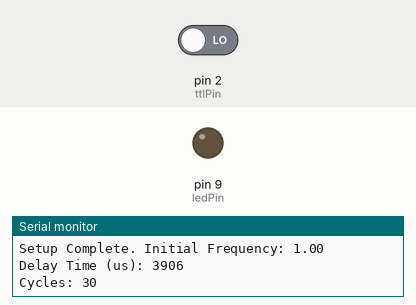
This sketch was run on a simulated Arduino Uno, built with avr-gcc and run on an emulated ATmega328P. On the bench: output pins drawn as LEDs (lit = HIGH), the last lines printed to the serial monitor. Inputs (shaded band) come from the test bench; at power-on: pin 2 (ttlPin) LOW.

Above: at 2.3 s.
2.4 s: pin 2 (ttlPin) driven HIGH
At 4.0 s:
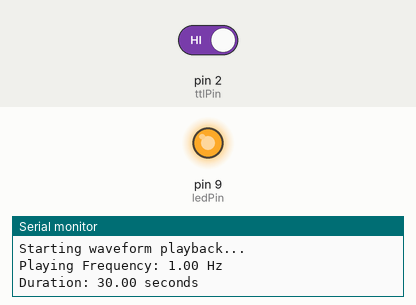
Timing chart, 0 to 20.4 s (numbered marks = the images above; inputs shaded):
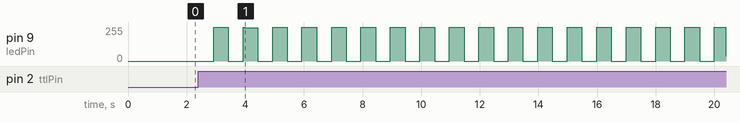

The sketch:

automatic_TTL.ino
```cpp
const int ledPin = 9;           // PWM pin to output the sinusoidal wave
const int ttlPin = 2;           // TTL input pin

const int waveSamples = 256;    // Number of samples for a full wave
int wave[waveSamples];          // Array to hold sine wave values
volatile bool trigger = false;

const int amplitude = 255;      // Amplitude of the sine wave (0 to 255, brightness)
const float phaseShift = 90.0;   // Phase shift in degrees (0 to 360), adjust as needed
const float duration = 30.0;    // Desired duration in seconds

// List of frequencies to cycle through
const int frequencies[] = {1, 2, 5, 10, 20, 30};
const int numFrequencies = sizeof(frequencies) / sizeof(frequencies[0]); // Number of frequencies
int currentFrequencyIndex = 0;   // Index to keep track of the current frequency
float frequency = frequencies[currentFrequencyIndex];  // Current frequency

unsigned long delayTime;         // Delay time in microseconds
int cycles;                     // Number of cycles to output

void setup() {
  Serial.begin(9600);           // Start serial communication for debugging
  while (!Serial) {
    ; // Wait for serial port to connect. Needed for native USB port only
  }
  delay(1000);                  // Adding a delay to ensure Serial communication is ready

  pinMode(ledPin, OUTPUT);      // Set ledPin as an output
  pinMode(ttlPin, INPUT);       // Set ttlPin as an input
  attachInterrupt(digitalPinToInterrupt(ttlPin), triggerWave, RISING); // Attach an interrupt to ttlPin that calls triggerWave() on a rising edge

  generateWaveform();           // Generate the sine wave values
  calculateDelayTime();         // Calculate the delay time based on the initial frequency
  calculateCycles();            // Calculate the number of cycles based on the duration

  // Debugging output
  Serial.print("Setup Complete. Initial Frequency: "); Serial.println(frequency);
  Serial.print("Delay Time (us): "); Serial.println(delayTime);
  Serial.print("Cycles: "); Serial.println(cycles);
}

void loop() {
  if (trigger) {
    Serial.println("TTL Pulse Detected!");  // Print when a TTL pulse is detected
    playWaveform();             // If trigger is true (a TTL pulse has been detected), play the sine wave
    trigger = false;            // Reset trigger to false

    // Move to the next frequency in the list
    currentFrequencyIndex = (currentFrequencyIndex + 1) % numFrequencies;
    frequency = frequencies[currentFrequencyIndex];

    // Update the waveform and delay for the new frequency
    generateWaveform();
    calculateDelayTime();
    calculateCycles();

    // Debugging output for new frequency
    Serial.println("-----------------------");
    Serial.print("Next Frequency: "); Serial.println(frequency);
    Serial.print("Delay Time (us): "); Serial.println(delayTime);
    Serial.print("Cycles: "); Serial.println(cycles);
    Serial.println("-----------------------");
  }
}

void generateWaveform() {
  float phaseShiftRad = phaseShift * PI / 180.0;  // Convert phase shift to radians

  for (int i = 0; i < waveSamples; i++) {
    float angle = (2 * PI * i / waveSamples);  // Normalized angle from 0 to 2*PI
    wave[i] = int((sin(angle - phaseShiftRad) + 1) * (amplitude / 2.0));  // Apply phase shift
  }
}

void calculateDelayTime() {
  float period = 1.0 / frequency;                    // Calculate period in seconds
  unsigned long totalMicroseconds = period * 1e6;    // Convert period to microseconds
  delayTime = totalMicroseconds / waveSamples;       // Calculate delay time for each sample

  // Debugging output
  Serial.print("Period (s): "); Serial.println(period);
  Serial.print("Total Microseconds: "); Serial.println(totalMicroseconds);
  Serial.print("Calculated Delay Time (us): "); Serial.println(delayTime);
}

void calculateCycles() {
  cycles = duration * frequency;                   // Calculate the number of cycles for the desired duration

  // Debugging output
  Serial.print("Duration (s): "); Serial.println(duration);
  Serial.print("Calculated Cycles: "); Serial.println(cycles);
}

void triggerWave() {
  trigger = true;               // Set trigger flag to true when a rising edge is detected on ttlPin
}

void playWaveform() {
  Serial.println("Starting waveform playback...");  // Print when the waveform starts
  Serial.print("Playing Frequency: "); Serial.print(frequency); Serial.println(" Hz");
  Serial.print("Duration: "); Serial.print(duration); Serial.println(" seconds");

  unsigned long startTime = millis();
  unsigned long elapsedTime = 0;
  unsigned long lastMicros = micros();  // Record the initial micros() value

  while (elapsedTime < duration * 1000) {  // Convert duration to milliseconds
    for (int i = 0; i < waveSamples; i++) {  // Loop through each sample in the wave
      analogWrite(ledPin, wave[i]);    // Output each sample of the sine wave to ledPin using PWM
      // Wait until the correct interval has passed using micros()
      while (micros() - lastMicros < delayTime) {
        // Wait until the delay time has elapsed
      }
      lastMicros = micros();  // Update the lastMicros for the next iteration
    }
    elapsedTime = millis() - startTime;  // Calculate elapsed time
  }
  analogWrite(ledPin, 0);  // Turn off the LED after the waveform is complete
  Serial.println("Waveform playback complete. LED turned off.");  // Print when the LED is turned off
}
```
